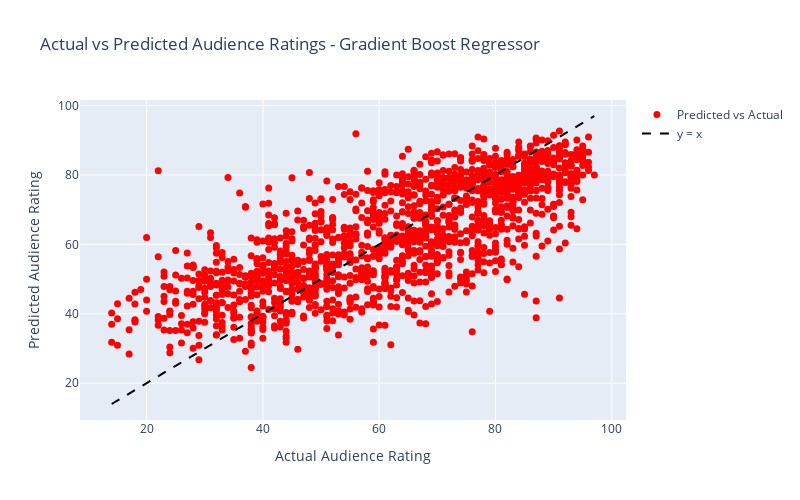

Notebook code for this chart:
### Markdown cell above
3. Visualisation

### Code cell
fig_gbr = go.Figure()

fig_gbr.add_trace(go.Scatter(
    x=y_test,
    y=y_pred_gbr_best,
    mode='markers',
    name='Predicted vs Actual',
    marker=dict(color='red', size=7)
))

min_val = min(min(y_test), min(y_pred_gbr_best))
max_val = max(max(y_test), max(y_pred_gbr_best))
fig_gbr.add_trace(go.Scatter(
    x=[min_val, max_val],
    y=[min_val, max_val],
    mode='lines',
    name='y = x',
    line=dict(color='black', dash='dash')
))

fig_gbr.update_layout(
    title='Actual vs Predicted Audience Ratings - Gradient Boost Regressor',
    xaxis_title='Actual Audience Rating',
    yaxis_title='Predicted Audience Rating',
    width=800,
    height=500
)

fig_gbr.show()

### Figure 1 — Plotly figure (JSON) as saved in the notebook; plotly's stock layout.template omitted (floating-point values rounded to 4 significant figures; data arrays with more than 128 entries replaced by an {"elided": "..."} marker saying what was removed)
{"data": [{"marker": {"color": "red", "size": 7}, "mode": "markers", "name": "Predicted vs Actual", "type": "scatter", "x": {"elided": "1522 int values"}, "y": {"elided": "1522 float values"}}, {"line": {"color": "black", "dash": "dash"}, "mode": "lines", "name": "y = x", "type": "scatter", "x": [14, 97], "y": [14, 97]}], "layout": {"height": 500, "title": {"text": "Actual vs Predicted Audience Ratings - Gradient Boost Regressor"}, "width": 800, "xaxis": {"title": {"text": "Actual Audience Rating"}}, "yaxis": {"title": {"text": "Predicted Audience Rating"}}}}
